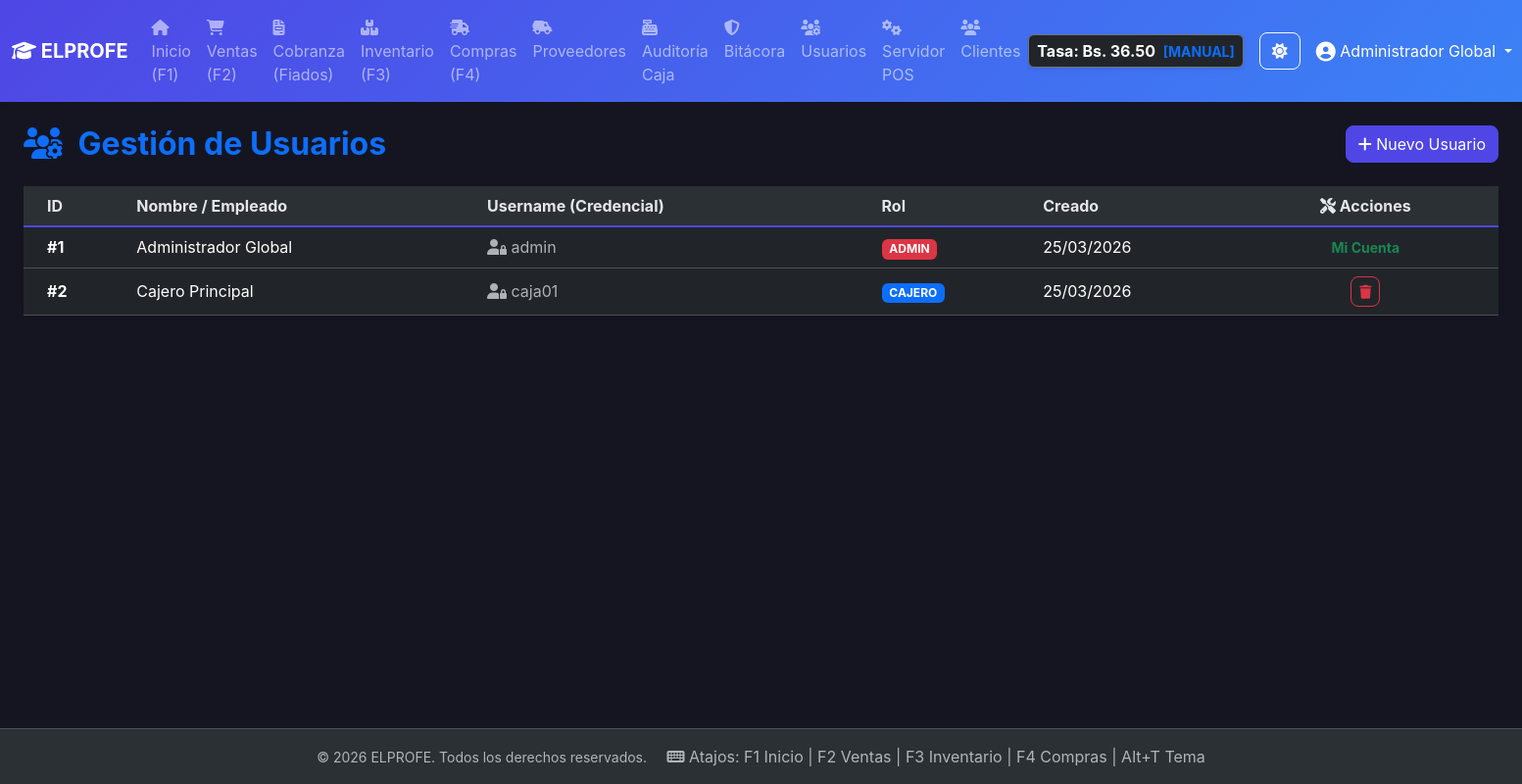
Page /pages/usuarios.php (signed in) on the committed database.
### tables this page shows
CREATE TABLE configuracion (
    id INT AUTO_INCREMENT PRIMARY KEY,
    clave VARCHAR(50) UNIQUE NOT NULL,
    valor VARCHAR(255) NOT NULL,
    descripcion TEXT
);

CREATE TABLE usuarios (
    id INT AUTO_INCREMENT PRIMARY KEY,
    username VARCHAR(50) UNIQUE NOT NULL,
    password VARCHAR(255) NOT NULL,
    nombre VARCHAR(100) NOT NULL,
    rol ENUM('ADMIN', 'CAJERO') DEFAULT 'CAJERO',
    created_at DATETIME DEFAULT CURRENT_TIMESTAMP
);

### includes/functions.php (called while the page is built, shortened)
<?php
function isAdmin() {
    return isset($_SESSION['user_role']) && $_SESSION['user_role'] === 'ADMIN';
}
function e($string) {
    return htmlspecialchars($string, ENT_QUOTES, 'UTF-8');
}

### includes/db.php (called while the page is built, shortened)
<?php
function getConfig($key, $pdo) {
    $stmt = $pdo->prepare("SELECT valor FROM configuracion WHERE clave = ?");
    $stmt->execute([$key]);
    $res = $stmt->fetch();
    return $res ? $res['valor'] : null;
}

### pages/usuarios.php (the view, shortened to what this page needs)
<?php
require_once '../includes/db.php';
require_once '../includes/functions.php';
require_once '../includes/header.php';
?>
<div class="d-flex justify-content-between align-items-center mb-4">
    <h2 class="fw-bold mb-0 text-primary"><i class="fa-solid fa-users-gear me-2"></i> Gestión de Usuarios</h2>
    <button class="btn btn-primary" data-bs-toggle="modal" data-bs-target="#modalUsuario">
        <i class="fa-solid fa-plus"></i> Nuevo Usuario
    </button>
</div>
<div class="card shadow-sm border-0">
    <div class="card-body p-0">
        <div class="table-responsive">
            <table class="table table-hover align-middle mb-0">
                <thead class="bg-light">
                    <tr>
                        <th class="ps-4">ID</th>
                        <th>Nombre / Empleado</th>
                        <th>Username (Credencial)</th>
                        <th>Rol</th>
                        <th>Creado</th>
                        <th class="text-center pe-4"><i class="fa-solid fa-tools"></i> Acciones</th>
                    </tr>
                </thead>
                <tbody>
                    <?php
                    $stmt = $pdo->query("SELECT * FROM usuarios ORDER BY id ASC");
                    while($row = $stmt->fetch()):
                        $badge = $row['rol'] === 'ADMIN' ? 'bg-danger' : 'bg-primary';
                    ?>
                    <tr>
                        <td class="ps-4 fw-bold">#<?php echo $row['id']; ?></td>
                        <td><?php echo e($row['nombre']); ?></td>
                        <td class="text-muted"><i class="fa-solid fa-user-lock"></i> <?php echo e($row['username']); ?></td>
                        <td><span class="badge <?php echo $badge; ?>"><?php echo e($row['rol']); ?></span></td>
                        <td><?php echo e(date('d/m/Y', strtotime($row['created_at']))); ?></td>
                        <td class="text-center pe-4">
                            <?php if($row['id'] !== $_SESSION['user_id']): ?>
                            <form method="POST" action="/ELPROFE/usuarios" class="d-inline" onsubmit="return confirm('¿Eliminar usuario? Esta acción rompe registros FK si ya interactuó. Preferiblemente se deben inactivar (Fase 2).');">
                                <button type="submit" class="btn btn-sm btn-outline-danger"><i class="fa-solid fa-trash"></i></button>
                            </form>
                            <?php else: ?>
                            <span class="text-success small fw-bold">Mi Cuenta</span>
                            <?php endif; ?>
                        </td>
                    </tr>
                    <?php endwhile; ?>
                </tbody>
            </table>
        </div>
    </div>
</div>
<?php require_once '../includes/footer.php'; ?>

### includes/header.php (shortened to what this page needs)
<?php
require_once 'db.php';
require_once 'functions.php';
?>
<!DOCTYPE html>
<html lang="es" data-bs-theme="dark">
<head>
    <link href="https://cdn.jsdelivr.net/npm/bootstrap@5.3.2/dist/css/bootstrap.min.css" rel="stylesheet">
    <link rel="stylesheet" href="https://cdnjs.cloudflare.com/ajax/libs/font-awesome/6.4.2/css/all.min.css">
    <link rel="stylesheet" href="https://cdn.jsdelivr.net/npm/sweetalert2@11.7.32/dist/sweetalert2.min.css">
    <link rel="stylesheet" href="/ELPROFE/assets/css/style.css">
</head>
<body class="d-flex flex-column min-vh-100">
<?php if (isset($_SESSION['user_id'])): ?>
<nav class="navbar navbar-expand-lg navbar-dark bg-primary shadow-sm mb-4">
  <div class="container-fluid">
    <a class="navbar-brand fw-bold" href="/ELPROFE/dashboard"><i class="fa-solid fa-graduation-cap"></i> ELPROFE</a>
    <div class="collapse navbar-collapse" id="navbarNav">
      <ul class="navbar-nav me-auto">
        <?php if (basename($_SERVER['PHP_SELF']) !== 'dashboard.php'): ?>
        <li class="nav-item">
          <a class="nav-link" href="/ELPROFE/dashboard"><i class="fa-solid fa-house"></i> Inicio (F1)</a>
        </li>
        <?php endif; ?>
        <li class="nav-item">
          <a class="nav-link" href="/ELPROFE/ventas"><i class="fa-solid fa-cart-shopping"></i> Ventas (F2)</a>
        </li>
        <li class="nav-item">
          <a class="nav-link" href="/ELPROFE/proformas"><i class="fa-solid fa-file-invoice"></i> Cobranza (Fiados)</a>
        </li>
        <?php if (isAdmin()): ?>
        <li class="nav-item">
          <a class="nav-link" href="/ELPROFE/inventario"><i class="fa-solid fa-boxes-stacked"></i> Inventario (F3)</a>
        </li>
        <li class="nav-item">
          <a class="nav-link" href="/ELPROFE/compras"><i class="fa-solid fa-truck-fast"></i> Compras (F4)</a>
        </li>
        <li class="nav-item">
          <a class="nav-link" href="/ELPROFE/proveedores"><i class="fa-solid fa-truck-field"></i> Proveedores</a>
        </li>
        <li class="nav-item">
          <a class="nav-link" href="/ELPROFE/caja"><i class="fa-solid fa-cash-register"></i> Auditoría Caja</a>
        </li>
        <li class="nav-item">
          <a class="nav-link" href="/ELPROFE/bitacora"><i class="fa-solid fa-shield-halved"></i> Bitácora</a>
        </li>
        <li class="nav-item">
          <a class="nav-link" href="/ELPROFE/usuarios"><i class="fa-solid fa-users-gear"></i> Usuarios</a>
        </li>
        <li class="nav-item">
          <a class="nav-link" href="/ELPROFE/configuracion"><i class="fa-solid fa-gears"></i> Servidor POS</a>
        </li>
        <?php endif; ?>
        <li class="nav-item">
          <a class="nav-link" href="/ELPROFE/clientes"><i class="fa-solid fa-users"></i> Clientes</a>
        </li>
      </ul>
      <div class="d-flex align-items-center">
        <span class="badge bg-dark text-white border border-secondary me-3 p-2 fs-6 shadow-sm">
            Tasa: Bs. <span id="tasa-actual"><?php echo number_format(getConfig('tasa_usd_bs', $pdo), 2); ?></span>
            <small class="ms-1 text-primary fw-bold">[<?php echo getConfig('tasa_tipo', $pdo) ?: 'FIJA'; ?>]</small>
        </span>
        <button class="btn btn-outline-light me-3" id="theme-toggle" title="Cambiar Tema (Alt+T)">
            <i class="fa-solid fa-moon"></i>
        </button>
        <div class="dropdown">
          <a class="text-white text-decoration-none dropdown-toggle" href="#" role="button" data-bs-toggle="dropdown" aria-expanded="false">
            <i class="fa-solid fa-user-circle fa-lg"></i> <?php echo htmlspecialchars($_SESSION['user_name']); ?>
          </a>
        </div>
      </div>
    </div>
  </div>
</nav>
<main class="container-fluid flex-grow-1 px-4">
<?php else: ?>
<main class="container d-flex flex-column justify-content-center align-items-center flex-grow-1">
<?php endif; ?>

### includes/footer.php (shortened to what this page needs)
</main>
<footer class="mt-auto py-3 bg-body-tertiary border-top text-center text-muted">
    <div class="container">
        <small>&copy; <?php echo date('Y'); ?> ELPROFE. Todos los derechos reservados.</small>
        <?php if (isset($_SESSION['user_id'])): ?>
        <span class="ms-3 text-muted"><i class="fa-solid fa-keyboard"></i> Atajos: F1 Inicio | F2 Ventas | F3 Inventario | F4 Compras | Alt+T Tema</span>
        <?php endif; ?>
    </div>
</footer>
</body>
</html>

### assets/css/style.css (style rules this page uses)
:root { --primary-color: #4f46e5; --hover-color: #4338ca; }
body { font-family: 'Inter', system-ui, -apple-system, "Segoe UI", Roboto, "Helvetica Neue", Arial, sans-serif; transition: background-color 0.3s ease, color 0.3s ease; }
.navbar.bg-primary { background: linear-gradient(135deg, var(--primary-color) 0%, #3b82f6 100%) !important; }
.card { border: none; border-radius: 12px; box-shadow: 0 4px 6px -1px rgba(0, 0, 0, 0.1), 0 2px 4px -1px rgba(0, 0, 0, 0.06); transition: transform 0.2s ease, box-shadow 0.2s ease; }
.table { border-collapse: separate; border-spacing: 0; }
.table thead th { border-bottom: 2px solid var(--primary-color); background-color: var(--bs-tertiary-bg); color: var(--bs-heading-color); }
.table tbody tr { transition: background-color 0.1s ease; }
.btn, .form-control, .form-select { border-radius: 8px; }
.btn-primary { background-color: var(--primary-color); border-color: var(--primary-color); }
[data-bs-theme="dark"] .card { background-color: #1e1e2d; box-shadow: 0 4px 6px -1px rgba(0, 0, 0, 0.3); }
[data-bs-theme="dark"] body { background-color: #151521; }
[data-bs-theme="dark"] .table { color: #e4e6eb; }

### rows in the picture
configuracion: valor "36.50"
configuracion: valor "MANUAL"
usuarios: id "1", nombre "Administrador Global", username "admin", rol "ADMIN", created_at "25/03/2026", shows "Mi Cuenta"
usuarios: id "2", nombre "Cajero Principal", username "caja01", rol "CAJERO", created_at "25/03/2026"

### other values in the picture
$_SESSION['user_name'] "Administrador Global"
